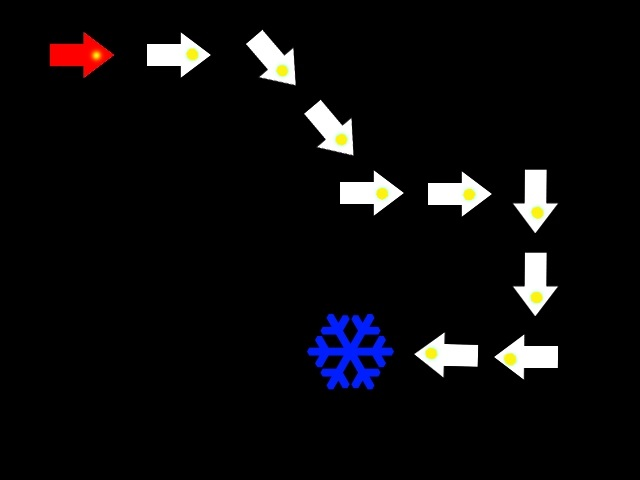
%> input picture Treasure_easy.jpg, 640 x 480 px
$ octave treasure_hunting.m   (GNU Octave 9; MATLAB toolbox functions it lacks are replaced by stand-ins)
%> lines starting %> are read from the running program, lines starting %| are printed output that depends on the picture; in (x1, y1, x2, y2) boxes, pixels count from 0 and x2, y2 are one past the last pixel; in counts of white or black regions, pixels touching at a corner belong together; the program's own positions count from 1
### arrow_finder.m
function [modified_props] = arrow_finder(im,props)
len=length(props);
arrow_number=0;
for i=1:len
    sect=imcrop(im,props(i).BoundingBox);
    % extract RGB channels separatelly
    red_channel = sect(:, :, 1);
    green_channel = sect(:, :, 2);
    blue_channel = sect(:, :, 3);
    % label pixels of yellow colour
    yellow_map = green_channel > 220 & red_channel > 220 & blue_channel < 30;
    parameter=regionprops(yellow_map);
    if isempty(parameter)== 0
        props(i).arrow_id=arrow_number;
        arrow_number=arrow_number+1;
    else
        props(i).arrow_id='Not_arrow'
    end
end
modified_props=props;
end

### treasure_hunting.m
clear
clc

%% Reading image
im = imread('Treasure_easy.jpg'); % change name to process other images
%> im is the input picture: size 480x640x3 uint8; mean R, G, B 11.8, 10.9, 12.4
figure;
imshow(im);

%% Binarisation
bin_threshold = 0.05; % parameter to vary
bin_im = im2bw(im, bin_threshold);
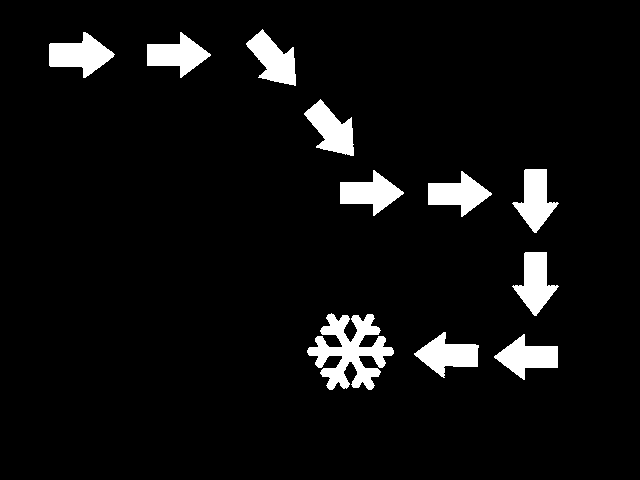
%> bin_im: size 480x640 logical; 6% white; 11 white regions
figure;
imshow(bin_im);


%% Extracting connected components
con_com = bwlabel(bin_im);
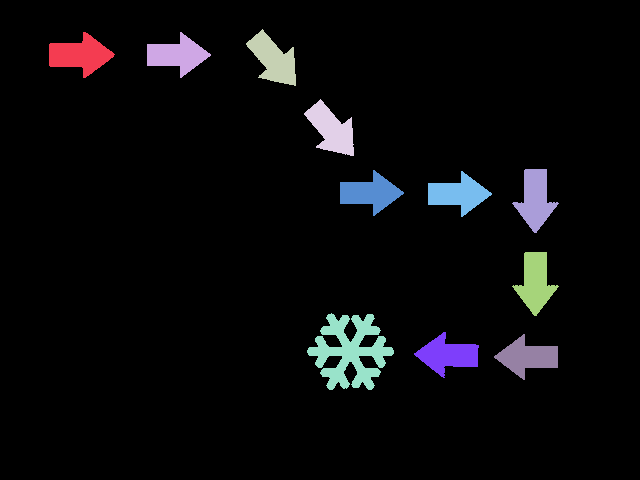
%> con_com: size 480x640 double; 12 distinct labels, from 0 to 11; one colour per label, 0 black
figure;
imshow(label2rgb(con_com));
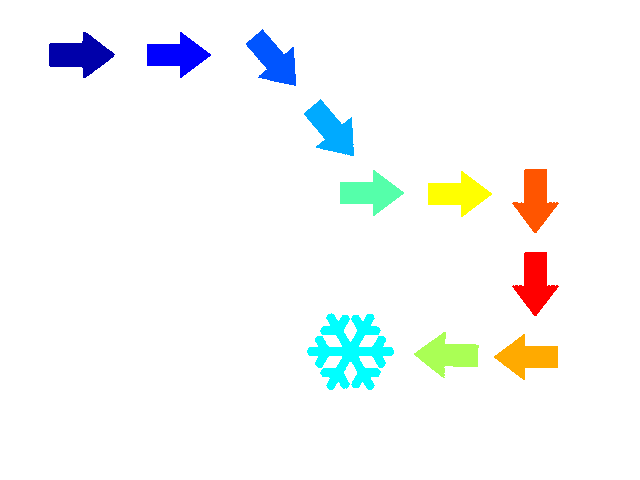
%> displayed picture: size 480x640x3, on the screen's scale of 0 to 255; mean R, G, B 245.9, 248.6, 248.3


%% Computing objects properties
props = regionprops(con_com);
%> props = 11 regions; largest, box (x1, y1, x2, y2), Area and Centroid: (307, 313, 394, 390) 3324 [351 352.2], (49, 32, 115, 78) 1638 [80.6 55.5], (512, 252, 559, 316) 1536 [536 282.9], (512, 169, 559, 233) 1535 [536 199.9], (304, 99, 354, 156) 1524 [332.2 130.2]

props=arrow_finder(im,props);
%> in arrow_finder, `len=length(props);`: len = 11
%> the loop in arrow_finder, `for i=1:len` made 11 passes
%> parameter on passes 1 to 11: {Area 4, Centroid [48 24], BoundingBox [46.5 22.5 3 3]}, {Area 44, Centroid [46 22.8], BoundingBox [42.5 19.5 7 7]}, {Area 44, Centroid [36.6 42.3], BoundingBox [32.5 38.5 7 8]}, {Area 46, Centroid [37.8 41.3], BoundingBox [33.5 37.5 8 7]}, 0 regions, {Area 46, Centroid [42.9 24.2], BoundingBox [38.5 20.5 9 7]}, {Area 45, Centroid [17.7 22.1], BoundingBox [13.5 18.5 8 7]}, {Area 51, Centroid [41.7 24.1], BoundingBox [37.5 20.5 8 8]}, {Area 50, Centroid [16.7 25.6], BoundingBox [12.5 21.5 9 8]}, {Area 49, Centroid [25.8 44.1], BoundingBox [21.5 40.5 8 8]}, {Area 48, Centroid [25.3 46.1], BoundingBox [21.5 41.5 8 8]}
%> pass 1, in arrow_finder, `sect=imcrop(im,props(i).BoundingBox);`:
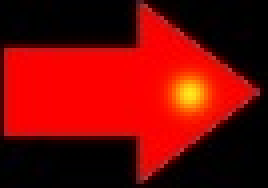
%> sect: size 47x67x3 uint8 (shown 4 times larger); mean R, G, B 118.1, 7.5, 3.4
%> pass 1, in arrow_finder, `blue_channel = sect(:, :, 3);`:
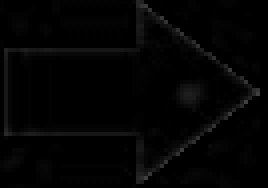
%> blue_channel: size 47x67 uint8 (shown 4 times larger); min 0, max 64, mean 3.4
%> in arrow_finder, `modified_props=props;`: modified_props has the same summary as props outside arrow_finder

%% computing the centroid of yellow regions
red_channel = im(:, :, 1);
green_channel =im(:, :, 2);
blue_channel = im(:, :, 3);
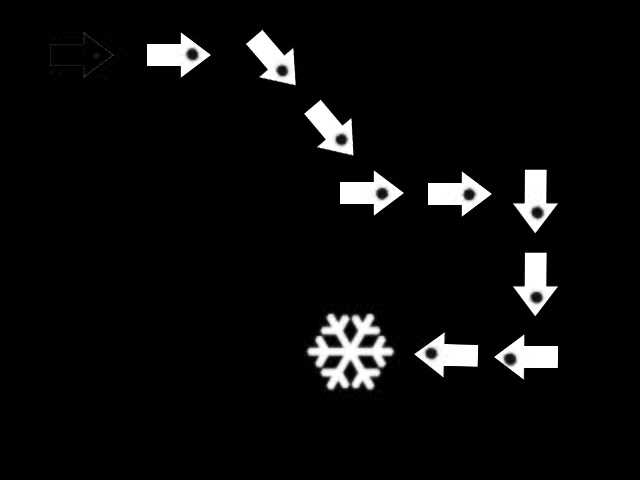
%> blue_channel: size 480x640 uint8; min 0, max 255, mean 12.4
yellow_map = green_channel > 220 & red_channel > 220 & blue_channel < 30;
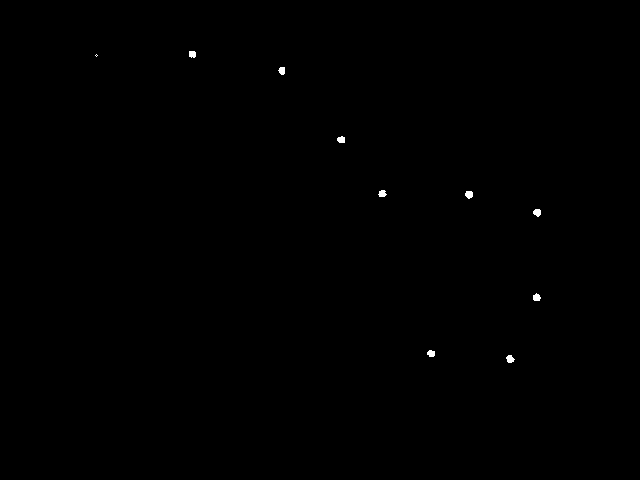
%> yellow_map: size 480x640 logical; 0.14% white; 10 white regions (1 under 20 px)
yellow_dots = bwlabel(yellow_map);
%> yellow_dots: size 480x640 double; 11 distinct labels, from 0 to 10
yellow_cent = regionprops(yellow_dots);
%> yellow_cent = 10 regions; largest, box (x1, y1, x2, y2), Area and Centroid: (465, 191, 473, 199) 51 [469.7 195.1], (506, 355, 515, 363) 50 [510.7 359.6], (533, 209, 541, 217) 49 [537.8 213.1], (533, 293, 541, 301) 48 [537.3 298.1], (337, 136, 345, 143) 46 [341.8 140.3]

%% Drawing bounding boxes
n_objects = numel(props);
%> n_objects = 11
figure;
imshow(im);
hold on;
for object_id = 1 : n_objects
    rectangle('Position', props(object_id).BoundingBox, 'EdgeColor', 'b');
    if props(object_id).arrow_id ~= 'Not_arrow'
%> (the run ends here)

$ run again, with Treasure_hard.jpg copied over Treasure_easy.jpg
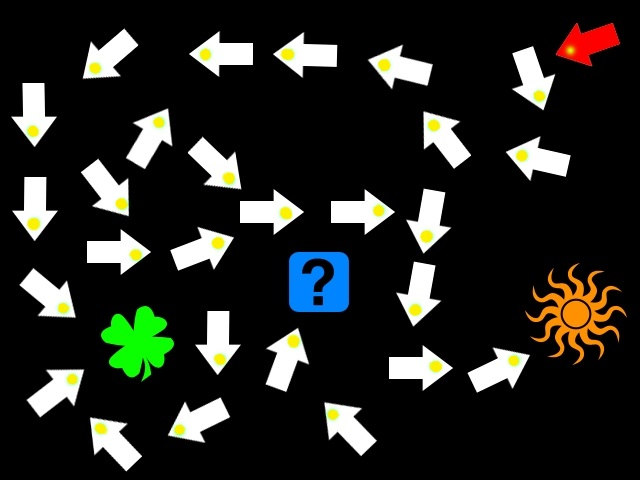
%> input picture Treasure_hard.jpg, 640 x 480 px
%> im is the input picture: size 480x640x3 uint8; mean R, G, B 36.3, 37.7, 32.8
%> bin_im: size 480x640 logical; 17.7% white; 31 white regions
%> con_com: size 480x640 double; 32 distinct labels, from 0 to 31
%> `imshow(label2rgb(con_com));`:
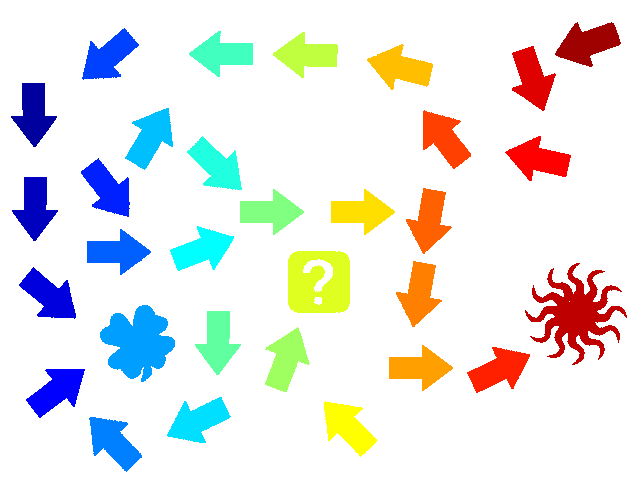
%> displayed picture: size 480x640x3, on the screen's scale of 0 to 255; mean R, G, B 231.7, 232.9, 230.7
%> `props = regionprops(con_com);`: props = 31 regions; largest, box (x1, y1, x2, y2), Area and Centroid: (525, 263, 627, 365) 4048 [576.5 314.5], (100, 305, 175, 382) 3540 [138.6 343.2], (288, 251, 350, 313) 3266 [319.3 283.4], (555, 22, 621, 67) 1682 [588.4 43.8], (125, 108, 173, 170) 1597 [151.1 138.3]
%> len = 31
%> the loop in arrow_finder, `for i=1:len` made 31 passes
%> parameter on passes 1, 3, 4, 5, 6, 7, 8: {Area 53, Centroid [22.7 48.6], BoundingBox [18.5 44.5 8 8]}, {Area 40, Centroid [44.7 41.8], BoundingBox [41.5 38.5 7 7]}, {Area 46, Centroid [46.9 10.7], BoundingBox [42.5 6.5 8 8]}, {Area 60, Centroid [40.9 46.4], BoundingBox [36.5 41.5 9 9]}, {Area 53, Centroid [13.6 40.6], BoundingBox [9.5 36.5 9 8]}, {Area 54, Centroid [49.4 26.4], BoundingBox [44.5 22.5 9 8]}, {Area 53, Centroid [12.1 12.2], BoundingBox [7.5 8.5 9 8]}
%> modified_props has the same summary as props outside arrow_finder
%> `yellow_map = green_channel > 220 & red_channel > 220 & blue_channel < ..`:
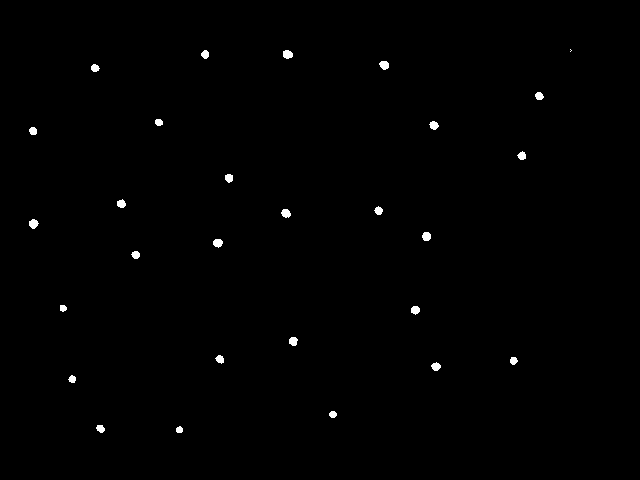
%> yellow_map: size 480x640 logical; 0.5% white; 28 white regions (1 under 20 px)
%> yellow_dots: size 480x640 double; 29 distinct labels, from 0 to 28
%> yellow_cent = 28 regions; largest, box (x1, y1, x2, y2), Area and Centroid: (283, 50, 293, 59) 72 [288.2 55], (29, 219, 39, 229) 70 [34.1 224.4], (379, 61, 389, 70) 69 [384.9 65.7], (213, 239, 223, 248) 68 [218.4 243.5], (281, 209, 291, 218) 67 [286.6 213.9]
%> n_objects = 31
